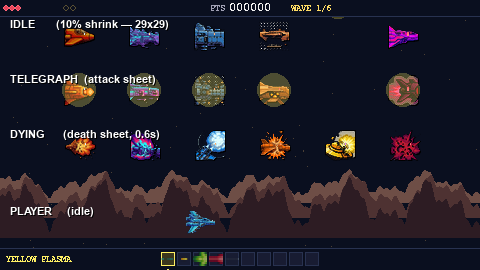

Source code (Python):
"""Visual evidence for the 2026-09-06 polish pass 2.

Renders a composite screenshot showing:
  - Row 1: 6 enemy kinds in their IDLE/v1 sheets (10% shrink check)
  - Row 2: same kinds in TELEGRAPHING (attack sheet) + 1 in DYING
  - Player ship in IDLE
  - Boss at center (10% shrink + entry)

Usage: python capture_polish_v3.py [output_path]
"""
from __future__ import annotations

import os
import sys
from pathlib import Path

os.environ.setdefault("SDL_VIDEODRIVER", "dummy")
os.environ.setdefault("SDL_AUDIODRIVER", "dummy")

import pygame

from stellar_horizon.audio.midi_player import MidiPlayer
from stellar_horizon.scenes.gameplay import GameplayScene
from stellar_horizon.settings import INTERNAL_W, INTERNAL_H
from stellar_horizon.entities.enemy import Enemy, EnemyKind


def _make_enemy(kind: str, x: float, y: float, sprite_name: str) -> Enemy:
    e = Enemy()
    e.kind = kind
    e.on_spawn()
    e.x = x
    e.y = y
    e.vx, e.vy = -30.0, 0.0
    e.alive = True
    e.hp = e.max_hp
    e.path_done = True
    e.sprite_name = sprite_name
    return e


def main() -> None:
    out = Path(sys.argv[1]) if len(sys.argv) > 1 else Path(
        "D:/AI/stellar-horizon/sprite_tests/capture_polish_v3.png"
    )
    pygame.init()
    try:
        wave_json = Path("stellar_horizon/waves/waves_act1.json")
        assets_dir = Path("stellar_horizon/assets")
        s = GameplayScene(MidiPlayer(), wave_json, assets_dir)
        s.on_enter()

        class _MockPlayer:
            x = 100.0
            y = 135.0

        mock_player = _MockPlayer()

        # Six enemy kinds, IDLE state, baseline row.
        kinds = ("scout", "cruiser", "heavy", "bomber", "ufo", "kamikaze")
        sprite_map = {
            "scout":    "enemy_scout_v1",
            "cruiser":  "enemy_cruiser_v1",
            "heavy":    "enemy_heavy_v1",
            "bomber":   "enemy_bomber_v1",
            "ufo":      "enemy_ufo_v1",
            "kamikaze": "enemy_kamikaze_v1",
        }
        row1_enemies = []
        for i, kind in enumerate(kinds):
            e = _make_enemy(kind, 80 + i * 65, 35, sprite_map[kind])
            for _ in range(3):
                e.update(1 / 120, player=mock_player)
            row1_enemies.append(e)

        # Six enemy kinds, TELEGRAPHING. The draw code should pick
        # enemy_{kind}_attack_v1 here.
        row2_enemies = []
        for i, kind in enumerate(kinds):
            e = _make_enemy(kind, 80 + i * 65, 90, sprite_map[kind])
            e.telegraphing = True
            e.telegraph_frames = 30
            for _ in range(3):
                e.update(1 / 120, player=mock_player)
            row2_enemies.append(e)

        # One DYING enemy on its own row (separate so it doesn't
        # overlap the telegraph row's ships).
        dying_enemies = []
        for i, kind in enumerate(kinds):
            e = _make_enemy(kind, 80 + i * 65, 145, sprite_map[kind])
            e.hp = 1
            e.take_damage(1)
            for _ in range(3):
                e.update(1 / 120, player=mock_player)
            dying_enemies.append(e)

        # Player at the bottom row, IDLE.
        s.player.x = 200.0
        s.player.y = 220.0

        all_enemies = row1_enemies + row2_enemies + dying_enemies
        if s.wave_manager is not None:
            s.wave_manager.spawned_enemies = all_enemies  # type: ignore[attr-defined]

        # Draw labels via a small surface for the screenshot.
        surface = pygame.Surface((INTERNAL_W, INTERNAL_H))
        s.draw(surface)

        # Overlay labels so the user can match the visual to the
        # intent. Y positions match the row centers above.
        font = pygame.font.SysFont("Arial", 11, bold=True)
        for txt, (x, y) in (
            ("IDLE       (10% shrink — 29x29)",     (10,  18)),
            ("TELEGRAPH  (attack sheet)",           (10,  73)),
            ("DYING      (death sheet, 0.6s)",      (10, 128)),
            ("PLAYER     (idle)",                   (10, 205)),
        ):
            label = font.render(txt, True, (255, 255, 255))
            shadow = font.render(txt, True, (0, 0, 0))
            surface.blit(shadow, (x + 1, y + 1))
            surface.blit(label, (x, y))

        out.parent.mkdir(parents=True, exist_ok=True)
        pygame.image.save(surface, str(out))
        print(f"saved {out}")
        print(f"surface size: {INTERNAL_W}x{INTERNAL_H}")
    finally:
        pygame.quit()


if __name__ == "__main__":
    main()
